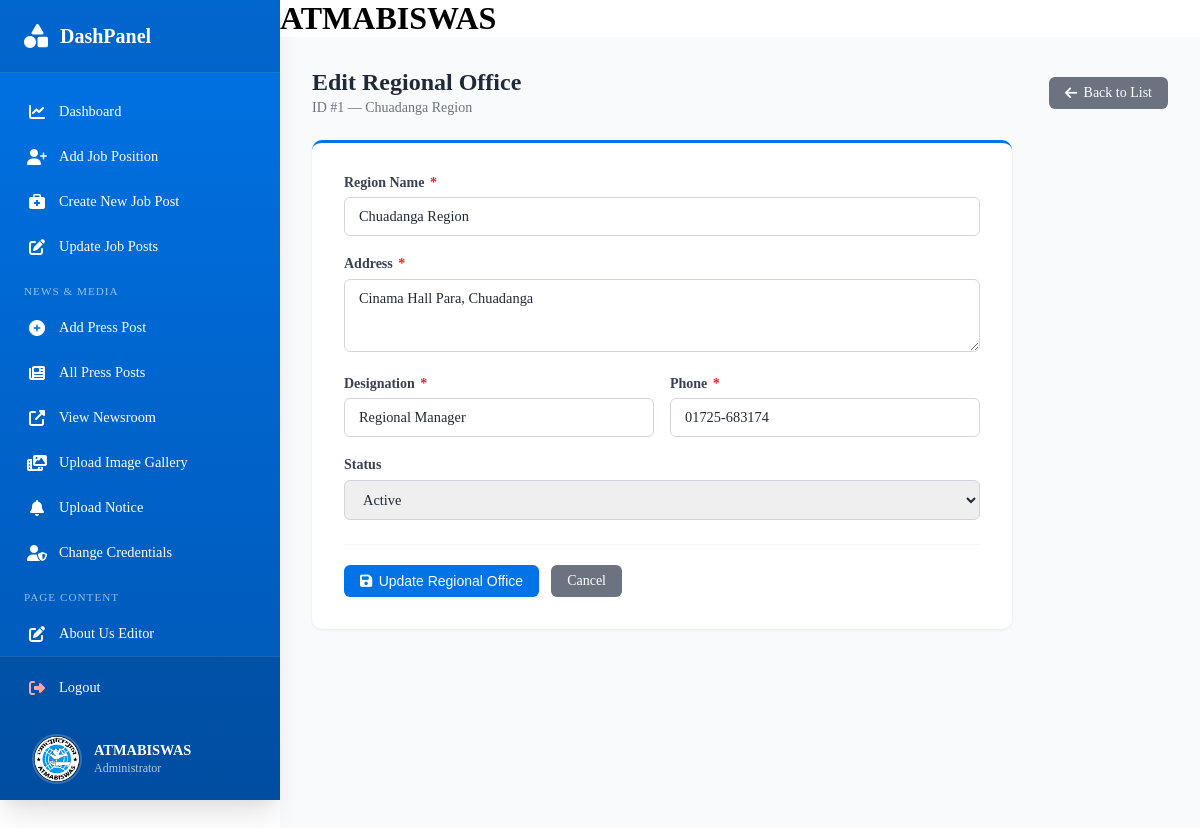
Page /backend/DashBoard/edit_regional_office.php?id=1 (signed in) on the committed database.
### tables this page shows
CREATE TABLE IF NOT EXISTS `regional_offices` (
    `id`            INT AUTO_INCREMENT PRIMARY KEY,
    `region_name`   VARCHAR(255)    NOT NULL,
    `address`       TEXT            NOT NULL,
    `designation`   VARCHAR(255)    NOT NULL DEFAULT 'Regional Manager',
    `phone`         VARCHAR(50)     NOT NULL,
    `display_order` INT             NOT NULL DEFAULT 0,
    `status`        TINYINT(1)      NOT NULL DEFAULT 1 COMMENT '1=active 0=inactive',
    `created_at`    TIMESTAMP       NOT NULL DEFAULT CURRENT_TIMESTAMP,
    `updated_at`    TIMESTAMP       NOT NULL DEFAULT CURRENT_TIMESTAMP ON UPDATE CURRENT_TIMESTAMP,
    INDEX `idx_status`        (`status`),
    INDEX `idx_display_order` (`display_order`)
);

### backend/DashBoard/edit_regional_office.php (the view, shortened to what this page needs)
<?php
$db   = new Db();
$conn = $db->connect();
$id = (int)($_GET['id'] ?? 0);
$stmt = $conn->prepare("SELECT * FROM regional_offices WHERE id = :id");
$stmt->bindParam(':id', $id, PDO::PARAM_INT);
$stmt->execute();
$office = $stmt->fetch(PDO::FETCH_ASSOC);
$values = $office;
?>
<!DOCTYPE html>
<html lang="en">
<head>
    <link rel="stylesheet" href="css/admin-sidebar.css">
    <link rel="stylesheet" href="css/dashboard.css">
    <link rel="stylesheet" href="css/contacts.css">
    <link rel="stylesheet" href="https://cdnjs.cloudflare.com/ajax/libs/font-awesome/6.4.0/css/all.min.css">
</head>
<body>
<div class="dashboard-container">
    <div class="sidebar-container">
        <?php include 'sidebar.php'; ?>
    </div>
    <div class="main-content">
        <?php include 'navbar.inc.php'; ?>
        <div class="dashboard-main">
            <div class="cm-header">
                <div>
                    <div class="cm-title">Edit Regional Office</div>
                    <div class="cm-subtitle">ID #<?= $id ?> — <?= htmlspecialchars($office['region_name']) ?></div>
                </div>
                <a href="regional_offices.php" class="btn-secondary">
                    <i class="fas fa-arrow-left"></i> Back to List
                </a>
            </div>
            <div class="cm-form-card">
                <form method="POST">
                    <div class="cm-form-group">
                        <label>Region Name <span class="required">*</span></label>
                        <input class="cm-form-control" type="text" name="region_name" required
                               maxlength="255" value="<?= htmlspecialchars($values['region_name']) ?>">
                    </div>
                    <div class="cm-form-group">
                        <label>Address <span class="required">*</span></label>
                        <textarea class="cm-form-control" name="address" required
                                  rows="3"><?= htmlspecialchars($values['address']) ?></textarea>
                    </div>
                    <div class="cm-form-row">
                        <div class="cm-form-group">
                            <label>Designation <span class="required">*</span></label>
                            <input class="cm-form-control" type="text" name="designation" required
                                   maxlength="255" value="<?= htmlspecialchars($values['designation']) ?>">
                        </div>
                        <div class="cm-form-group">
                            <label>Phone <span class="required">*</span></label>
                            <input class="cm-form-control" type="text" name="phone" required
                                   maxlength="50" value="<?= htmlspecialchars($values['phone']) ?>">
                        </div>
                    </div>
                    <div class="cm-form-group">
                        <label>Status</label>
                        <select class="cm-form-control" name="status">
                            <option value="1" <?= $values['status'] ? 'selected' : '' ?>>Active</option>
                        </select>
                    </div>
                    <div class="cm-form-actions">
                        <button class="btn-primary" type="submit">
                            <i class="fas fa-save"></i> Update Regional Office
                        </button>
                        <a href="regional_offices.php" class="btn-secondary">Cancel</a>
                    </div>
                </form>
            </div>
        </div>
    </div>
</div>
</body>
</html>

### backend/DashBoard/css/admin-sidebar.css (style rules this page uses)
:root { --primary: #0073e6; --secondary: #0073e6; --accent: #0073e6; --success: #0073e6; --warning: #0073e6; --light: #ffffff; --dark: #000000; --gray-50: #f9fafb; --gray-100: #f3f4f6; --gray-200: #e5e7eb; --gray-300: #d1d5db; --gray-400: #9ca3af; --gray-500: #6b7280; --gray-600: #4b5563; --gray-700: #374151; --gray-800: #1f2937; --gray-900: #111827; --shadow-sm: 0 1px 2px 0 rgba(0, 0, 0, 0.05); --shadow: 0 1px 3px 0 rgba(0, 0, 0, 0.1), 0 1px 2px 0 rgba(0, 0, 0, 0.06); --shadow-md: 0 4px 6px -1px rgba(0, 0, 0, 0.1), 0 2px 4px -1px rgba(0, 0, 0, 0.06); --shadow-lg: 0 10px 15px -3px rgba(0, 0, 0, 0.1), 0 4px 6px -2px rgba(0, 0, 0, 0.05); --shadow-xl: 0 20px 25px -5px rgba(0, 0, 0, 0.1), 0 10px 10px -5px rgba(0, 0, 0, 0.04); }

### backend/DashBoard/css/dashboard.css (style rules this page uses)
* { margin: 0; padding: 0; box-sizing: border-box; }
html, body { margin: 0; padding: 0; width: 100%; height: 100%; }
:root { --primary: #0073e6; --secondary: #0073e6; --accent: #0073e6; --success: #0073e6; --warning: #0073e6; --light: #ffffff; --dark: #000000; --gray-50: #f9fafb; --gray-100: #f3f4f6; --gray-200: #e5e7eb; --gray-300: #d1d5db; --gray-400: #9ca3af; --gray-500: #6b7280; --gray-600: #4b5563; --gray-700: #374151; --gray-800: #1f2937; --gray-900: #111827; --shadow-sm: 0 1px 2px 0 rgba(0, 0, 0, 0.05); --shadow: 0 1px 3px 0 rgba(0, 0, 0, 0.1), 0 1px 2px 0 rgba(0, 0, 0, 0.06); --shadow-md: 0 4px 6px -1px rgba(0, 0, 0, 0.1), 0 2px 4px -1px rgba(0, 0, 0, 0.06); --shadow-lg: 0 10px 15px -3px rgba(0, 0, 0, 0.1), 0 4px 6px -2px rgba(0, 0, 0, 0.05); --shadow-xl: 0 20px 25px -5px rgba(0, 0, 0, 0.1), 0 10px 10px -5px rgba(0, 0, 0, 0.04); }
.dashboard-container { display: flex; min-height: 100vh; }
.sidebar-container { flex-shrink: 0; width: 280px; position: relative; margin: 0; padding: 0; }
.main-content { flex: 1; margin-left: 0; padding: 0; overflow-y: auto; min-height: 100vh; width: calc(100% - 280px); }
.dashboard-main { padding: 2rem; background: var(--gray-50); min-height: 100vh; }
.btn-primary { background: var(--primary); color: var(--light); }

### backend/DashBoard/css/contacts.css (style rules this page uses)
.cm-header { display: flex; justify-content: space-between; align-items: center; margin-bottom: 1.5rem; flex-wrap: wrap; gap: 1rem; }
.cm-title { font-size: 1.5rem; font-weight: 700; color: #1f2937; }
.cm-subtitle { font-size: 0.875rem; color: #6b7280; margin-top: 0.25rem; }
.btn-primary { background: #0073e6; color: #fff; padding: 0.5rem 1rem; border: none; border-radius: 6px; font-size: 0.875rem; font-weight: 500; cursor: pointer; text-decoration: none; display: inline-flex; align-items: center; gap: 0.4rem; transition: background 0.2s; }
.btn-secondary { background: #6b7280; color: #fff; padding: 0.5rem 1rem; border: none; border-radius: 6px; font-size: 0.875rem; font-weight: 500; cursor: pointer; text-decoration: none; display: inline-flex; align-items: center; gap: 0.4rem; transition: background 0.2s; }
.cm-form-card { background: #fff; border-radius: 10px; box-shadow: 0 1px 3px rgba(0,0,0,0.08); padding: 2rem; max-width: 700px; }
.cm-form-group { margin-bottom: 1.25rem; }
.cm-form-group label { display: block; font-size: 0.875rem; font-weight: 600; color: #374151; margin-bottom: 0.4rem; }
.cm-form-group label .required { color: #dc2626; margin-left: 2px; }
.cm-form-control { width: 100%; padding: 0.625rem 0.875rem; border: 1px solid #d1d5db; border-radius: 6px; font-size: 0.9rem; color: #1f2937; outline: none; transition: border-color 0.2s; font-family: inherit; }
.cm-form-row { display: grid; grid-template-columns: 1fr 1fr; gap: 1rem; }
.cm-form-actions { display: flex; gap: 0.75rem; margin-top: 1.5rem; padding-top: 1.25rem; border-top: 1px solid #f3f4f6; }
.cm-form-card { border-top: 3px solid #0073e6; }

### rows in the picture
regional_offices: region_name "Chuadanga Region", address "Cinama Hall Para, Chuadanga", designation "Regional Manager", phone "01725-683174", status "Active"

### other values in the picture
$id "1"
